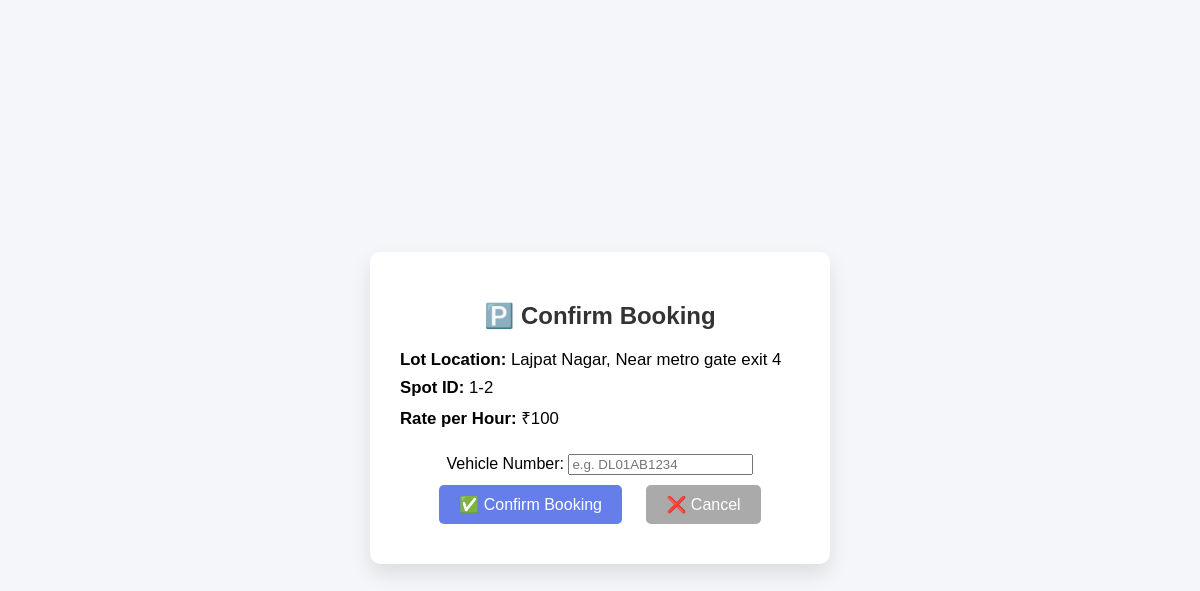
The app's page /book_form/2 with its own data.
### models.py (models this page shows)
class P_Lot(db.Model):
    __tablename__ = 'p_lot'  # Explicitly define table name
    id = db.Column(db.Integer, primary_key=True)
    loc = db.Column(db.String(200), nullable=False)
    price = db.Column(db.Integer, nullable=False)
    spots = db.Column(db.Integer, nullable=False)
    parking_spots = db.relationship('P_Spot', backref='p_lot', lazy=True)

class P_Spot(db.Model):
    __tablename__ = 'p_spot'  # Explicitly define table name
    id = db.Column(db.Integer, primary_key=True)
    lot_id = db.Column(db.Integer, db.ForeignKey('p_lot.id'), nullable=False)  # Fixed reference
    spot_id = db.Column(db.String(10), nullable=False)  # Format: lot_id-spot_number
    status = db.Column(db.String(1), nullable=False, default="V")  # V for Vacant, O for Occupied
    transactions = db.relationship('UserTransaction', backref='p_spot', lazy=True)

### app.py (the view)
@app.route('/book_form/<int:spot_id>')
def render_book_form(spot_id):
    print(f"RENDERING BOOK FORM FOR SPOT ID: {spot_id}")
    spot = P_Spot.query.get_or_404(spot_id)
    print("Fetched Spot:", spot)
    if spot.status == 'O':
        flash("This spot is already occupied.", "error")
        return redirect(url_for('home'))
    return render_template('book_spot_form.html', spot=spot)

### templates/book_spot_form.html (shortened to what this page needs)
<!DOCTYPE html>
<html lang="en">
<head>
    <link rel="stylesheet" href="{{ url_for('static', filename='book_spot_form.css') }}">
</head>
<body>
<div class="form-container">
    <h2>🅿️ Confirm Booking</h2>
    <div class="spot-details">
        <p><strong>Lot Location:</strong> {{ spot.p_lot.loc }}</p>
        <p><strong>Spot ID:</strong> {{ spot.spot_id }}</p>
        <p><strong>Rate per Hour:</strong> ₹{{ spot.p_lot.price }}</p>
    </div>
    <form method="POST" action="{{ url_for('book_spot', spot_id=spot.id) }}">
        <div class="form-group">
            <label for="vehicle_number">Vehicle Number:</label>
            <input type="text" name="vehicle_number" id="vehicle_number" required placeholder="e.g. DL01AB1234">
        </div>
        <button type="submit" class="btn">✅ Confirm Booking</button>
        <a href="{{ url_for('home') }}" class="btn cancel">❌ Cancel</a>
    </form>
</div>
</body>
</html>

### static/book_spot_form.css (style rules this page uses)
body { font-family: Arial, sans-serif; background: #f4f6f9; display: flex; justify-content: center; align-items: center; height: 100vh; }
.form-container { background: white; padding: 30px; border-radius: 10px; box-shadow: 0 10px 20px rgba(0,0,0,0.1); width: 400px; text-align: center; }
h2 { color: #333; margin-bottom: 20px; }
.spot-details { text-align: left; margin-bottom: 25px; }
.spot-details p { margin: 8px 0; font-size: 1.05em; }
.btn { padding: 10px 20px; font-size: 1em; background-color: #667eea; color: white; border: none; border-radius: 5px; margin: 10px; text-decoration: none; display: inline-block; cursor: pointer; }
.cancel { background-color: #aaa; }

### records on screen
P_Lot: p_lot.loc "Lajpat Nagar, Near metro gate exit 4", p_lot.price "100"
P_Spot: spot_id "1-2"
